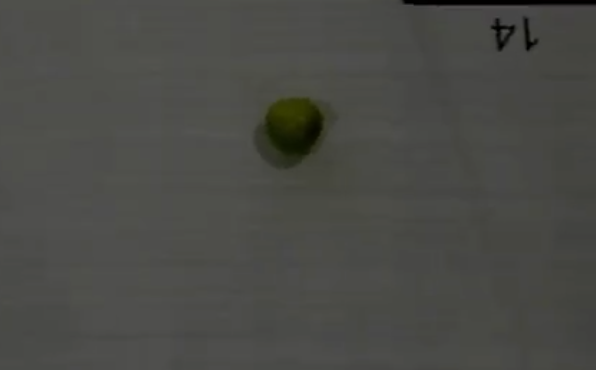
#> input picture image.png, 596 x 370 px; its folder holds only this picture in this run
$ python -i complete_version.py   (imports and definitions only)
#> lines starting #> are read from the running program, lines starting #| are printed output that depends on the picture; after the words box and inside, x2 and y2 are one past the last pixel; in counts of white or black regions, pixels touching at a corner belong together
#> further down, picture is the input picture: shape (370, 596, 3); mean B, G, R 70.2, 74.3, 73.9
import cv2
import sverk_interfaces
import time
import cv2
import numpy as np

# [1 line not run here, left out]


lower_green = np.array([30, 40, 20])
upper_green = np.array([85, 255, 255])

lower_yellow = np.array([15, 50, 50])
upper_yellow = np.array([35, 255, 255])

# [6 lines of commented-out code are left out]

gamma = 1.5
inv_gamma = 1.0 / gamma
table = np.array([((i / 255.0) ** inv_gamma) * 255 for i in range(256)]).astype('uint8')


MIN_DETECTION_TIME = 1.0  # Минимальное время удержания контура (в секундах)
POSITION_THRESHOLD = 50   # Максимальный сдвиг центра в пикселях между кадрами


tracked_candidates = []

def proccess_frame(frame):
    global tracked_candidates

    current_time = time.time()

    frame = cv2.resize(frame, (640, 360))
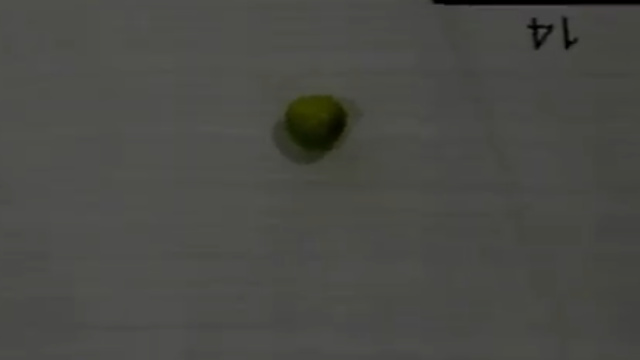
#> frame: shape (360, 640, 3); mean of channels 0, 1, 2 70.2, 74.3, 73.8; drawn as B, G, R

    # 1. Осветляем кадр и переводим в HSV
    bright_img = cv2.LUT(frame, table)
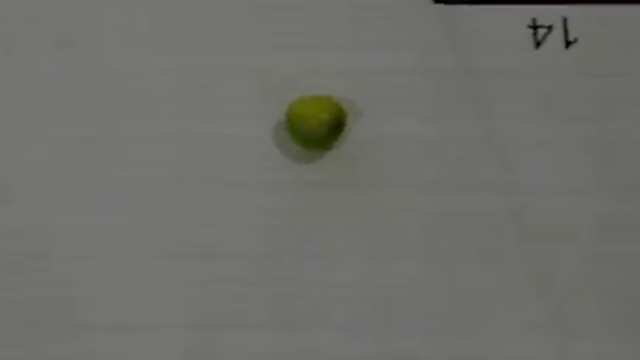
#> bright_img: shape (360, 640, 3); mean of channels 0, 1, 2 106.7, 111, 110.6; drawn as B, G, R
    hsv = cv2.cvtColor(bright_img, cv2.COLOR_BGR2HSV)
#> hsv: shape (360, 640, 3); mean H, S, V 32.5, 11.7, 111.1

    # 2. Маскирование
    mask_green = cv2.inRange(hsv, lower_green, upper_green)
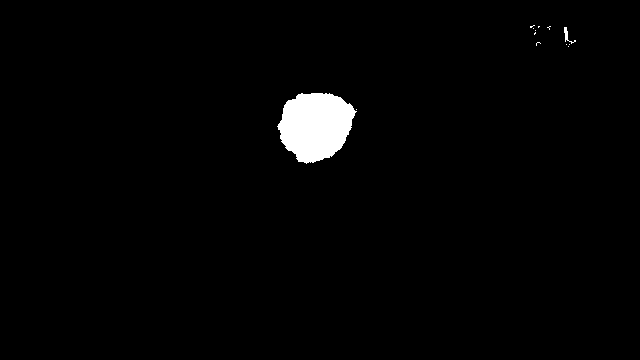
#> mask_green: shape (360, 640); 1.8% white; 13 white regions (11 under 20 px), largest, box (x1, y1, x2, y2) and area: (277, 93, 357, 164) 4064, (564, 27, 576, 44) 56
    mask_yellow = cv2.inRange(hsv, lower_yellow, upper_yellow)
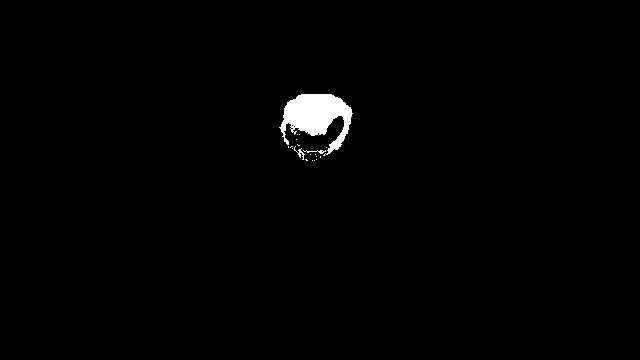
#> mask_yellow: shape (360, 640); 1.1% white; 19 white regions (16 under 20 px), largest, box (x1, y1, x2, y2) and area: (279, 94, 353, 156) 2365, (294, 146, 305, 160) 43, (303, 150, 326, 154) 36


    # mask_red1 = cv2.inRange(hsv, lower_red1, upper_red1)
    # mask_red2 = cv2.inRange(hsv, lower_red2, upper_red2)

    # mask_red = cv2.bitwise_or(mask_red1, mask_red2)

    final_mask = cv2.bitwise_or(mask_yellow, mask_green)
    # final_mask = cv2.bitwise_or(final_mask, mask_red)


    kernel = np.ones((4, 4), np.uint8)
    mask = cv2.morphologyEx(final_mask, cv2.MORPH_OPEN, kernel)
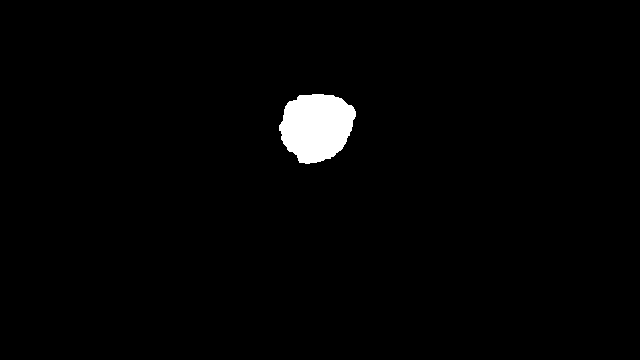
#> mask: shape (360, 640); 1.8% white; 1 white region, box (x1, y1, x2, y2) and area: (279, 94, 356, 164) 4045
    mask = cv2.morphologyEx(mask, cv2.MORPH_CLOSE, kernel)
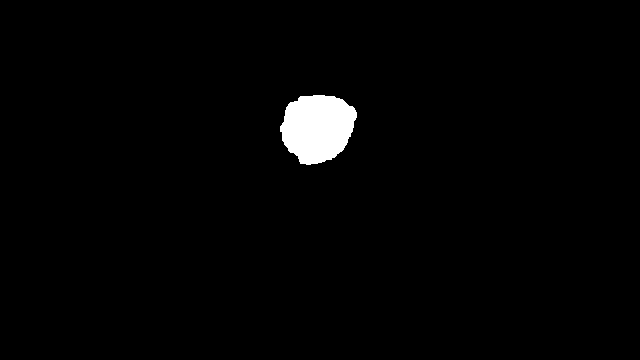
#> mask: shape (360, 640); 1.8% white; 1 white region

    # 3. Поиск контуров
    contours, _ = cv2.findContours(mask, cv2.RETR_EXTERNAL, cv2.CHAIN_APPROX_SIMPLE)
#> contours = 1 contour; box (x1, y1, x2, y2) and area: (280, 95, 357, 165) 3936

    current_frame_candidates = []

    for cnt in contours:
        area = cv2.contourArea(cnt)
        if area < 100 or area > 10000:  # Геометрические фильтры
            continue

        rect = cv2.minAreaRect(cnt)
        (center, (width, height), angle) = rect

        if width == 0 or height == 0:
            continue

        aspect_ratio = max(width, height) / min(width, height)
        if aspect_ratio > 3.5:  # Фильтр длинных линий
            continue

        box_area = width * height
        extent = area / box_area if box_area > 0 else 0
        if extent < 0.3:
            continue

        cx, cy = int(center[0]), int(center[1])
        current_frame_candidates.append({'cx': cx, 'cy': cy, 'cnt': cnt})
#> this loop made 1 pass
#> (area, center, width, height, angle, aspect_ratio, box_area, extent) on pass 1: (3936.5, (315.8, 129.1), 74.09, 70.21, -72.65, 1.06, 5202.3, 0.757)
#> after the loop, current_frame_candidates = 1 item

    # 4. Временной фильтр (трекинг кандидатов)
    updated_tracked = []

    for item in current_frame_candidates:
        cx, cy, cnt = item['cx'], item['cy'], item['cnt']
        matched = False

        # Проверяем, совпадает ли объект с кем-то из прошлых кадров
        for cand in tracked_candidates:
            prev_cx, prev_cy = cand['center']
            dist = np.hypot(cx - prev_cx, cy - prev_cy)

            if dist < POSITION_THRESHOLD:
                matched = True
                cand['center'] = (cx, cy)
                cand['last_seen'] = current_time

                duration = current_time - cand['first_seen']

                # Проверка порога 1 секунды
                if duration >= MIN_DETECTION_TIME:
                    # Если яблоко только что подтвердилось — пишем в терминал
                    if not cand['confirmed']:
                        cand['confirmed'] = True
                        print(f"[УСПЕХ] ЯБЛОКО НАЙДЕНО! (Контур удержан {duration:.1f} сек в точке X:{cx}, Y:{cy})")

                    # Подтвержденное яблоко обводим ЗЕЛЕНЫМ
                    cv2.drawContours(bright_img, [cnt], -1, (0, 255, 0), 2)
                    cv2.circle(bright_img, (cx, cy), 5, (0, 255, 0), -1)
                    cv2.putText(bright_img, f"Apple ({duration:.1f}s)", (cx - 30, cy - 15),
                                cv2.FONT_HERSHEY_SIMPLEX, 0.5, (0, 255, 0), 2)
                else:
                    # Кандидат еще набирает время — обводим ЖЕЛТЫМ
                    cv2.drawContours(bright_img, [cnt], -1, (0, 255, 255), 1)
                    cv2.putText(bright_img, f"Tracking: {duration:.1f}s", (cx - 30, cy - 15),
                                cv2.FONT_HERSHEY_SIMPLEX, 0.4, (0, 255, 255), 1)

                updated_tracked.append(cand)
                break

        # Если это совершенно новый контур (первый раз в кадре)
        if not matched:
            updated_tracked.append({
                'center': (cx, cy),
                'first_seen': current_time,
                'last_seen': current_time,
                'confirmed': False
            })
#> this loop made 1 pass
#> (cx, cy) on pass 1: (315, 129)
#> after the loop, updated_tracked = 1 item

    # Удаляем из памяти кандидатов, которые пропали из кадра дольше чем на 0.3 секунды
    tracked_candidates = [
        c for c in updated_tracked
        if (current_time - c['last_seen']) < 0.3
    ]
#> tracked_candidates = 1 item

#> (the run stopped early here; a loop or call above may not have finished)
